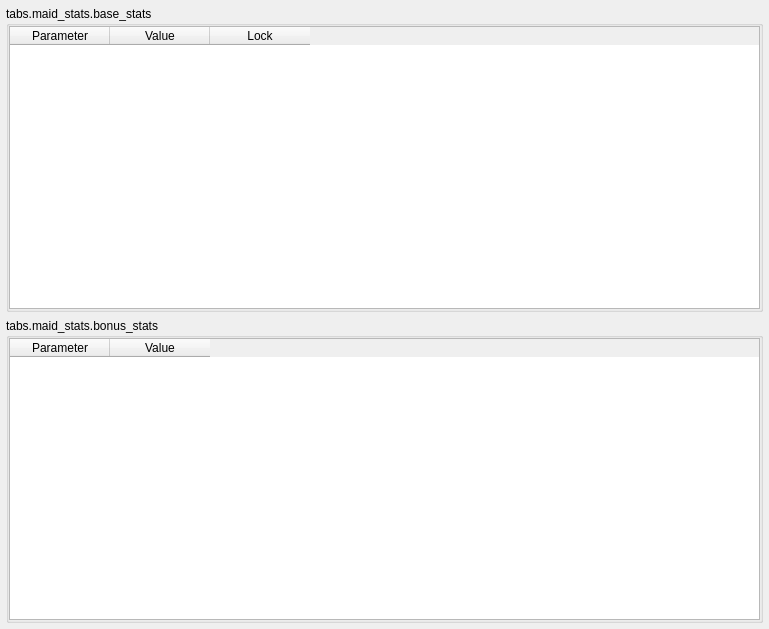
            <widget class="QWidget" name="scrollAreaWidgetContents_2">
             <property name="geometry">
              <rect>
               <x>0</x>
               <y>0</y>
               <width>769</width>
               <height>629</height>
              </rect>
             </property>
             <layout class="QVBoxLayout" name="verticalLayout_7">
              <property name="leftMargin">
               <number>6</number>
              </property>
              <property name="topMargin">
               <number>6</number>
              </property>
              <property name="rightMargin">
               <number>6</number>
              </property>
              <property name="bottomMargin">
               <number>6</number>
              </property>
              <item>
               <widget class="QGroupBox" name="groupBox">
                <property name="sizePolicy">
                 <sizepolicy hsizetype="Preferred" vsizetype="Minimum">
                  <horstretch>0</horstretch>
                  <verstretch>0</verstretch>
                 </sizepolicy>
                </property>
                <property name="minimumSize">
                 <size>
                  <width>0</width>
                  <height>0</height>
                 </size>
                </property>
                <property name="whatsThis">
                 <string>tabs.maid_stats.base_stats</string>
                </property>
                <property name="title">
                 <string>tabs.maid_stats.base_stats</string>
                </property>
                <property name="flat">
                 <bool>true</bool>
                </property>
                <layout class="QVBoxLayout" name="verticalLayout_5">
                 <property name="leftMargin">
                  <number>0</number>
                 </property>
                 <property name="topMargin">
                  <number>0</number>
                 </property>
                 <property name="rightMargin">
                  <number>0</number>
                 </property>
                 <property name="bottomMargin">
                  <number>0</number>
                 </property>
                 <item>
                  <widget class="QTableWidget" name="maid_params_lockable_table">
                   <property name="sizePolicy">
                    <sizepolicy hsizetype="Expanding" vsizetype="Expanding">
                     <horstretch>0</horstretch>
                     <verstretch>0</verstretch>
                    </sizepolicy>
                   </property>
                   <property name="styleSheet">
                    <string notr="true"/>
                   </property>
                   <property name="verticalScrollBarPolicy">
                    <enum>Qt::ScrollBarAsNeeded</enum>
                   </property>
                   <property name="sizeAdjustPolicy">
                    <enum>QAbstractScrollArea::AdjustToContents</enum>
                   </property>
                   <property name="editTriggers">
                    <set>QAbstractItemView::NoEditTriggers</set>
                   </property>
                   <property name="alternatingRowColors">
                    <bool>true</bool>
                   </property>
                   <property name="selectionMode">
                    <enum>QAbstractItemView::NoSelection</enum>
                   </property>
                   <property name="columnCount">
                    <number>3</number>
                   </property>
                   <attribute name="horizontalHeaderCascadingSectionResizes">
                    <bool>false</bool>
                   </attribute>
                   <attribute name="horizontalHeaderMinimumSectionSize">
                    <number>24</number>
                   </attribute>
                   <attribute name="horizontalHeaderDefaultSectionSize">
                    <number>100</number>
                   </attribute>
                   <attribute name="horizontalHeaderShowSortIndicator" stdset="0">
                    <bool>false</bool>
                   </attribute>
                   <attribute name="horizontalHeaderStretchLastSection">
                    <bool>false</bool>
                   </attribute>
                   <attribute name="verticalHeaderVisible">
                    <bool>false</bool>
                   </attribute>
                   <attribute name="verticalHeaderMinimumSectionSize">
                    <number>24</number>
                   </attribute>
                   <attribute name="verticalHeaderDefaultSectionSize">
                    <number>24</number>
                   </attribute>
                   <column>
                    <property name="text">
                     <string>Parameter</string>
                    </property>
                    <property name="whatsThis">
                     <string>tabs.maid_stats.table_param</string>
                    </property>
                    <property name="textAlignment">
                     <set>AlignCenter</set>
                    </property>
                   </column>
                   <column>
                    <property name="text">
                     <string>Value</string>
                    </property>
                    <property name="whatsThis">
                     <string>tabs.maid_stats.table_value</string>
                    </property>
                    <property name="textAlignment">
                     <set>AlignCenter</set>
                    </property>
                   </column>
                   <column>
                    <property name="text">
                     <string>Lock</string>
                    </property>
                    <property name="whatsThis">
                     <string>tabs.maid_stats.table_lock</string>
                    </property>
                    <property name="textAlignment">
                     <set>AlignCenter</set>
                    </property>
                   </column>
                  </widget>
                 </item>
                </layout>
               </widget>
              </item>
              <item>
               <widget class="QGroupBox" name="groupBox_2">
                <property name="sizePolicy">
                 <sizepolicy hsizetype="Preferred" vsizetype="Minimum">
                  <horstretch>0</horstretch>
                  <verstretch>0</verstretch>
                 </sizepolicy>
                </property>
                <property name="whatsThis">
                 <string>tabs.maid_stats.bonus_stats</string>
                </property>
                <property name="title">
                 <string>tabs.maid_stats.bonus_stats</string>
                </property>
                <property name="flat">
                 <bool>true</bool>
                </property>
                <layout class="QVBoxLayout" name="verticalLayout_8">
                 <property name="leftMargin">
                  <number>0</number>
                 </property>
                 <property name="topMargin">
                  <number>0</number>
                 </property>
                 <property name="rightMargin">
                  <number>0</number>
                 </property>
                 <property name="bottomMargin">
                  <number>0</number>
                 </property>
                 <item>
                  <widget class="QTableWidget" name="maid_params_bonus_table">
                   <property name="sizePolicy">
                    <sizepolicy hsizetype="Expanding" vsizetype="Expanding">
                     <horstretch>0</horstretch>
                     <verstretch>0</verstretch>
                    </sizepolicy>
                   </property>
                   <property name="sizeAdjustPolicy">
                    <enum>QAbstractScrollArea::AdjustToContents</enum>
                   </property>
                   <property name="editTriggers">
                    <set>QAbstractItemView::NoEditTriggers</set>
                   </property>
                   <property name="alternatingRowColors">
                    <bool>true</bool>
                   </property>
                   <property name="selectionMode">
                    <enum>QAbstractItemView::NoSelection</enum>
                   </property>
                   <attribute name="horizontalHeaderMinimumSectionSize">
                    <number>24</number>
                   </attribute>
                   <attribute name="verticalHeaderVisible">
                    <bool>false</bool>
                   </attribute>
                   <attribute name="verticalHeaderMinimumSectionSize">
                    <number>24</number>
                   </attribute>
                   <attribute name="verticalHeaderDefaultSectionSize">
                    <number>24</number>
                   </attribute>
                   <column>
                    <property name="text">
                     <string>Parameter</string>
                    </property>
                    <property name="whatsThis">
                     <string>tabs.maid_stats.table_param</string>
                    </property>
                   </column>
                   <column>
                    <property name="text">
                     <string>Value</string>
                    </property>
                    <property name="whatsThis">
                     <string>tabs.maid_stats.table_value</string>
                    </property>
                   </column>
                  </widget>
                 </item>
                </layout>
               </widget>
              </item>
             </layout>
            </widget>
